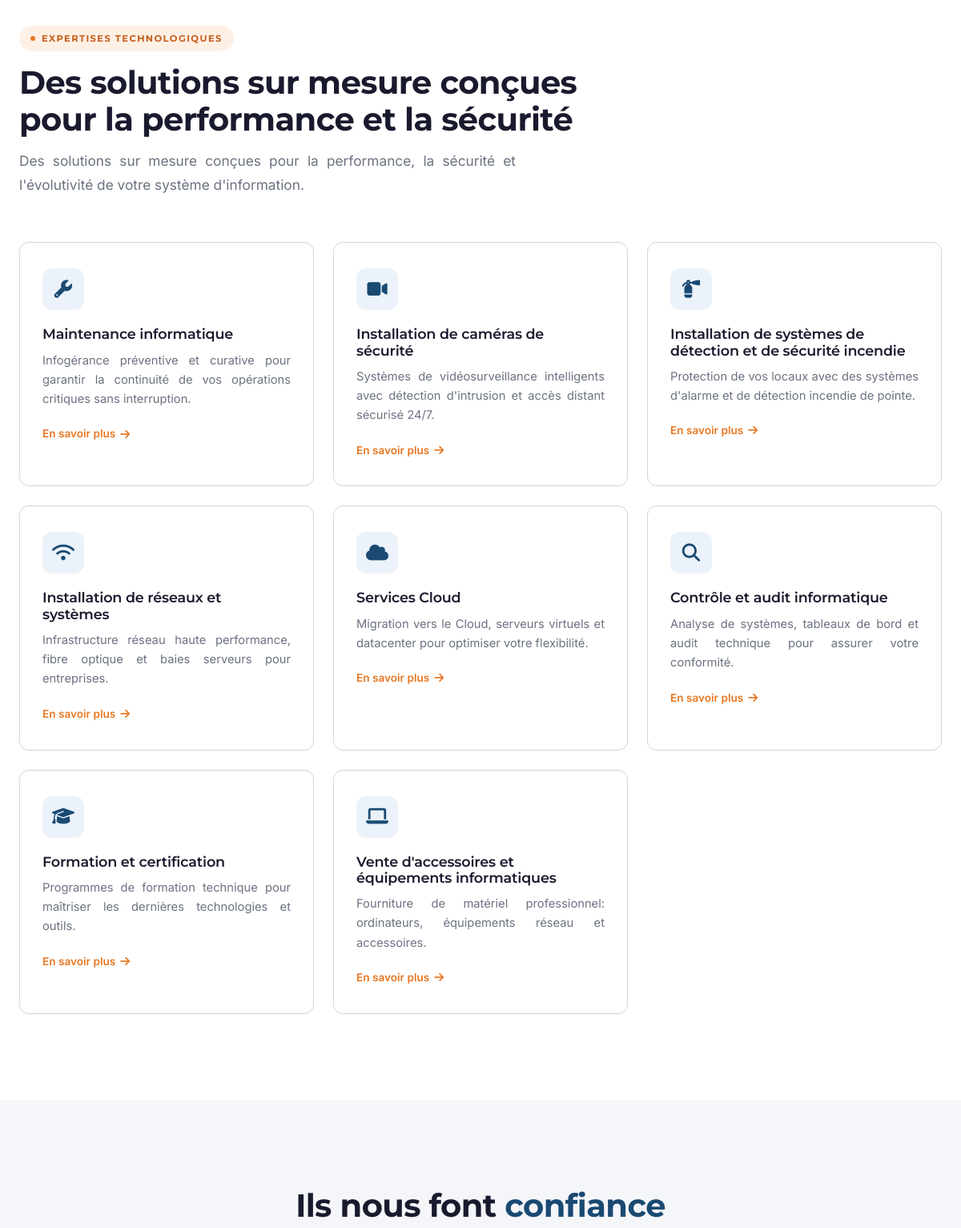
Before: / (middle part) with the older database file.
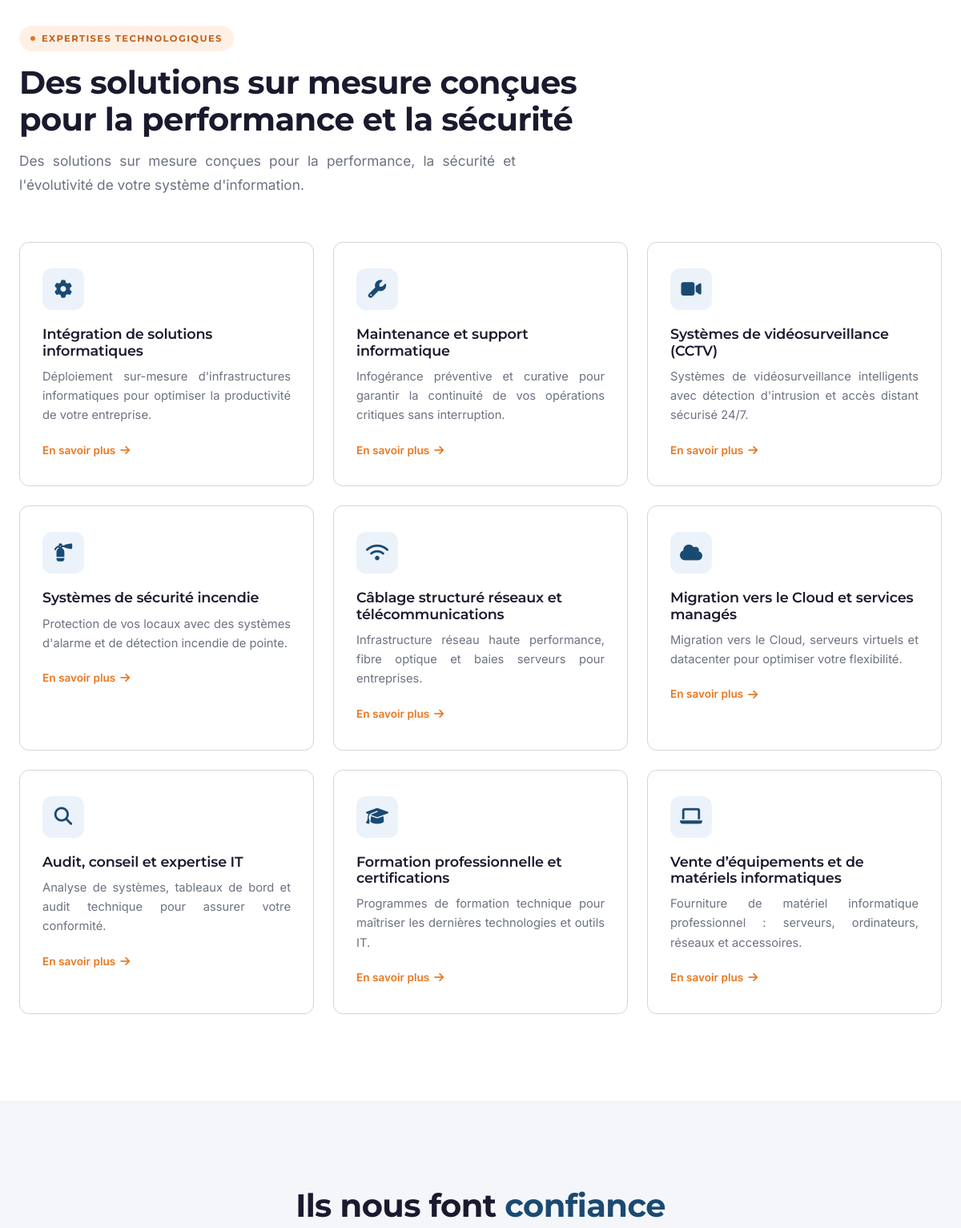
After: the same page with the newer database file.
### services/models.py (models this page shows, shortened)
class Service(models.Model):
    ICONES = [
        ('wrench', 'Maintenance'),
        ('video', 'Caméras de sécurité'),
        ('shield', 'Sécurité incendie'),
        ('wifi', 'Réseaux & Systèmes'),
        ('cloud', 'Services Cloud'),
        ('search', 'Contrôle & Audit'),
        ('graduation-cap', 'Formation'),
        ('laptop', 'Vente équipements'),
    ]
    nom = models.CharField(max_length=200)
    slug = models.SlugField(unique=True)
    icone = models.CharField(max_length=50, default='wrench')
    description_courte = models.CharField(max_length=300)
    description_longue = models.TextField()
    image_hero = models.ImageField(upload_to='services/', blank=True, null=True)
    features = models.TextField(help_text='Une feature par ligne', blank=True)
    avantages = models.TextField(help_text='Un avantage par ligne', blank=True)
    meta_title = models.CharField(max_length=70, blank=True)
    meta_description = models.CharField(max_length=160, blank=True)
    ordre = models.IntegerField(default=0)
    est_actif = models.BooleanField(default=True)
    class Meta:
        ordering = ['ordre']
        verbose_name = 'Service'
    def get_absolute_url(self):
        from django.urls import reverse
        return reverse('service_detail', args=[self.slug])

### core/views.py (the view)
# urls.py: path('', views.index, name='index'),
def index(request):
    temoignages = Temoignage.objects.filter(est_publie=True)[:3]
    services = Service.objects.filter(est_actif=True).order_by('ordre')
    projets = Projet.objects.filter(est_publie=True)[:3]
    articles = Article.objects.filter(est_publie=True)[:3]
    ctx = {'temoignages': temoignages, 'services': services,
           'projets': projets, 'articles': articles, 'page': 'accueil'}
    return render(request, 'core/index.html', ctx)

### core/context_processors.py (called while the page is built)
def global_context(request):
    return {
        'PHONE_1': getattr(settings, 'PHONE_1', '+228 79 92 81 81'),
        'EMAIL_CONTACT': getattr(settings, 'EMAIL_CONTACT', 'contact@novasystechn.com'),
        'EMAIL_SUPPORT': getattr(settings, 'EMAIL_SUPPORT', 'contact@novasystechn.com'),
        'WHATSAPP_NUMBER': getattr(settings, 'WHATSAPP_NUMBER', '22879928181'),
        'ADRESSE': getattr(settings, 'ADRESSE', 'Agoè Assiyéyé, Lomé'),
        'MAPS_URL': getattr(settings, 'MAPS_URL', ''),
        'RECAPTCHA_PUBLIC_KEY': getattr(settings, 'RECAPTCHA_PUBLIC_KEY', ''),
        'SITE_URL': getattr(settings, 'SITE_URL', ''),
    }

### templates/core/index.html (shortened to what this page needs)
{% extends 'base/base.html' %}
{% load static %}
{% block content %}
<section class="section">
  <div class="container">
    <div class="section-header" data-aos>
      <div class="section-tag">Expertises Technologiques</div>
      <h2>Des solutions sur mesure conçues<br>pour la performance et la sécurité</h2>
      <p>Des solutions sur mesure conçues pour la performance, la sécurité et l'évolutivité de votre système d'information.</p>
    </div>
    <div class="services-grid">
      {% for service in services %}
      <a href="{{ service.get_absolute_url }}" class="service-card" data-aos data-aos-delay="{{ forloop.counter0|add:1 }}00">
        <div class="service-icon">
          {% if service.icone == 'wrench' %}<i class="fas fa-wrench"></i>
          {% elif service.icone == 'video' %}<i class="fas fa-video"></i>
          {% elif service.icone == 'wifi' %}<i class="fas fa-wifi"></i>
          {% elif service.icone == 'shield' %}<i class="fas fa-fire-extinguisher"></i>
          {% elif service.icone == 'cloud' %}<i class="fas fa-cloud"></i>
          {% elif service.icone == 'search' %}<i class="fas fa-search"></i>
          {% elif service.icone == 'graduation-cap' %}<i class="fas fa-graduation-cap"></i>
          {% elif service.icone == 'laptop' %}<i class="fas fa-laptop"></i>
          {% else %}<i class="fas fa-cog"></i>{% endif %}
        </div>
        <h3>{{ service.nom }}</h3>
        <p>{{ service.description_courte }}</p>
        <span class="link">En savoir plus <i class="fas fa-arrow-right"></i></span>
      </a>
      {% endfor %}
    </div>
  </div>
</section>
<section class="section temoignages-section">
  <div class="container">
    <div class="section-header centered" data-aos>
      <h2>Ils nous font <span class="text-blue">confiance</span></h2>
    </div>
  </div>
</section>
{% endblock %}

Changed rows visible on the page:
removed Service: icone "laptop" (drawn), nom "Vente d'accessoires et équipements informatiques", description_courte "Fourniture de matériel professionnel: ordinateurs, équipements réseau et accessoires."
changed Service: icone "wrench" → "cog" (drawn); nom "Maintenance informatique" → "Intégration de solutions informatiques"; description_courte "Infogérance préventive et curative pour garantir la continuité de vos opérations critiques sans interruption." → "Déploiement sur-mesure d'infrastructures informatiques pour optimiser la productivité de votre entreprise."
changed Service: icone "video" → "wrench" (drawn); nom "Installation de caméras de sécurité" → "Maintenance et support informatique"; description_courte "Systèmes de vidéosurveillance intelligents avec détection d'intrusion et accès distant sécurisé 24/7." → "Infogérance préventive et curative pour garantir la continuité de vos opérations critiques sans interruption."
changed Service: icone "shield" → "video" (drawn); nom "Installation de systèmes de détection et de sécurité incendie" → "Systèmes de vidéosurveillance (CCTV)"; description_courte "Protection de vos locaux avec des systèmes d'alarme et de détection incendie de pointe." → "Systèmes de vidéosurveillance intelligents avec détection d'intrusion et accès distant sécurisé 24/7."
changed Service: icone "wifi" → "shield" (drawn); nom "Installation de réseaux et systèmes" → "Systèmes de sécurité incendie"; description_courte "Infrastructure réseau haute performance, fibre optique et baies serveurs pour entreprises." → "Protection de vos locaux avec des systèmes d'alarme et de détection incendie de pointe."
changed Service: icone "cloud" → "wifi" (drawn); nom "Services Cloud" → "Câblage structuré réseaux et télécommunications"; description_courte "Migration vers le Cloud, serveurs virtuels et datacenter pour optimiser votre flexibilité." → "Infrastructure réseau haute performance, fibre optique et baies serveurs pour entreprises."
changed Service: icone "search" → "cloud" (drawn); nom "Contrôle et audit informatique" → "Migration vers le Cloud et services managés"; description_courte "Analyse de systèmes, tableaux de bord et audit technique pour assurer votre conformité." → "Migration vers le Cloud, serveurs virtuels et datacenter pour optimiser votre flexibilité."
changed Service: icone "graduation-cap" → "search" (drawn); nom "Formation et certification" → "Audit, conseil et expertise IT"; description_courte "Programmes de formation technique pour maîtriser les dernières technologies et outils." → "Analyse de systèmes, tableaux de bord et audit technique pour assurer votre conformité."
added Service: icone "graduation-cap" (drawn), nom "Formation professionnelle et certifications", description_courte "Programmes de formation technique pour maîtriser les dernières technologies et outils IT."
added Service: icone "laptop" (drawn), nom "Vente d’équipements et de matériels informatiques", description_courte "Fourniture de matériel informatique professionnel : serveurs, ordinateurs, réseaux et accessoires."
